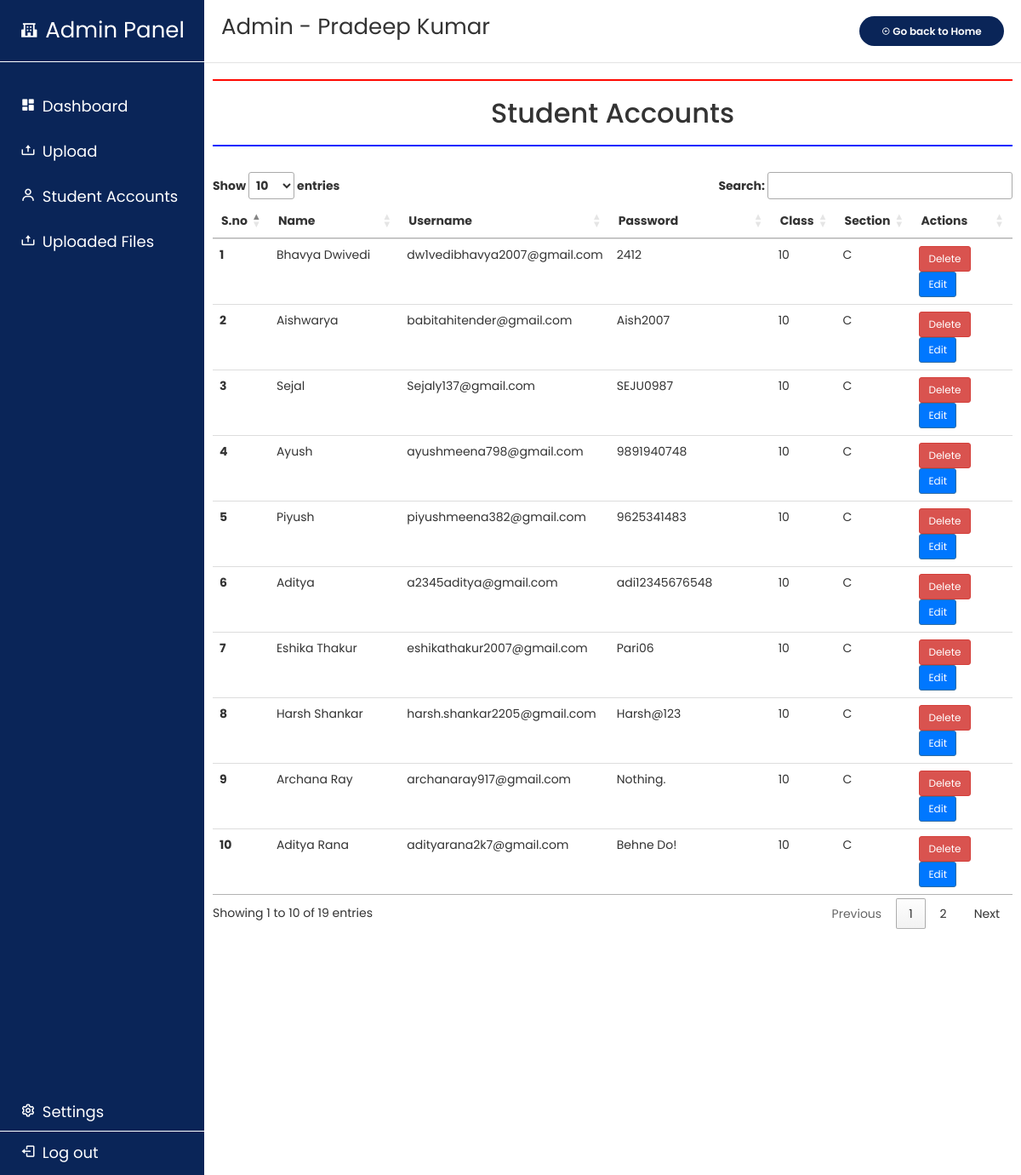
Page /admin/studentacc.php (signed in) on the committed database.
### tables this page shows
CREATE TABLE `idpass` (
  `s.no` int(11) NOT NULL,
  `name` text NOT NULL,
  `username` varchar(50) NOT NULL,
  `password` varchar(50) NOT NULL,
  `role_as` int(11) NOT NULL DEFAULT 0,
  `date` datetime NOT NULL,
  `class` int(11) NOT NULL,
  `section` text NOT NULL
);

### includes/functions.php (called while the page is built, shortened)
<?php
    function login(){
      $login = false;
      if(isset($_SESSION['name'])){
        $login = true;
      }
      return $login;
    }

### admin/studentacc.php (the view, shortened to what this page needs)
<?php
include("../includes/functions.php");
include("../database/logindb/database.php");
if(login()==true){
  if($_SESSION['role'] >= 0){
?>
<!DOCTYPE html>
<html lang="en">
  <link href='https://unpkg.com/boxicons@2.0.7/css/boxicons.min.css' rel='stylesheet'>
  <link rel="stylesheet" href="./css/studentacc.css?v=<?php echo time(); ?>">
  <link rel="stylesheet" href="//cdn.datatables.net/1.13.1/css/jquery.dataTables.min.css">
  <link rel="stylesheet" href="https://maxcdn.bootstrapcdn.com/bootstrap/3.4.1/css/bootstrap.min.css">
<body>
    <section class="content_box">
        <div class="sidebar">
            <div class="logo-details">
                <i class='bx bxs-school'></i>
                <span class="logo_name">Admin Panel</span>
            </div>
            <ul class="nav_links">
                <li>
                    <a href="#"><i class='bx bxs-dashboard'></i>
                        <span class="links_name">Dashboard</span>
                    </a>
                </li>
                <li>
                    <a href="./admin.php">
                        <i class='bx bx-upload'></i>
                        <span class="links_name">Upload</span>
                    </a>
                </li>
                <li>
                    <a href="#">
                        <i class='bx bx-user'></i>
                        <span class="links_name">Student Accounts</span>
                    </a>
                </li>
                <li>
                    <a href="./uploadedfiles.php">
                        <i class='bx bx-upload'></i>
                        <span class="links_name">Uploaded Files</span>
                    </a>
                </li>
            </ul>
            <div class="bottom">
                <li class="settings">
                    <a href="/settings.html">
                        <i class='bx bx-cog'></i>
                        <span class="links_name">Settings</span>
                    </a>
                </li>
                <li class="log_out">
                    <a href="../logout.php">
                        <i class='bx bx-log-out'></i>
                        <span class="links_name">Log out</span>
                    </a>
                </li>
            </div>
        </div>
        <div class="n">
            <div class="nav1">
                <nav>
                    <div class="admin"><p>Admin - <?php echo $_SESSION['name']; ?></p></div>
                </nav>
                <div class="back_to_home">
                    <button class="back_btn" onclick="window.location.href='../index.php'" >
                      <i class='bx bx-left-arrow-circle '></i> Go back to Home
                    </button>
                </div>
            </div>
<div class="data">
<div class="studenttext">
    <h1 class="h1">Student Accounts</h1>
</div>
    <div class="datatable">
    <table class="table" id="myTable">
    <thead>
        <tr>
            <th scope="col">S.no</th>
            <th scope="col">Name</th>
            <th scope="col">Username</th>
            <th scope="col">Password</th>
            <th scope="col">Class</th>
            <th scope="col">Section</th>
            <th scope="col">Actions</th>
        </tr>
    </thead>
    <tbody>
        <?php
        $sql = "SELECT * FROM `idpass` WHERE `class`=10 AND `role_as`=0;";
        $result = mysqli_query($con, $sql);
        $sno = 0;
        while ($row = mysqli_fetch_assoc($result)) {
            $sno = $sno + 1;
            echo "<tr>
            <th scope='row'>" . $sno . "</th>
            <td class='td'>" . $row['name'] . "</td>
            <td class='td'>" . $row['username'] . "</td>
            <td class='td'>" . $row['password'] . "</td>
            <td class='td'>" . $row['class'] . "</td>
            <td class='td'>" . $row['section'] . "</td>
            <td class='td'> <button data-toggle='modal' data-target='#editModal' class=' btn btn-sm btn-danger' id=" .$row['s.no']. ">Delete</button> <button data-toggle='modal' data-target='#editModal' class='edit btn btn-sm btn-primary' id=" .$row['s.no']. ">Edit</button> </td>
            </tr>";
        }
        ?>
        </tbody>
        </table>
    </div>
    </div>
    </section>
</body>
</html>
<?php
}else{
  echo "Access Denied ";
  ?>
  <button onclick="window.location.href='../login/login.php'">Login!</button>
  <?php
 }
?>
<?php
}else{
  echo "You Need To Be Logged In ";
  ?>
  <button onclick="window.location.href='../login/login.php'">Login!</button>
  <?php
}
?>

### admin/css/studentacc.css (style rules this page uses)
* { margin: 0; padding: 0; box-sizing: border-box; font-family: 'Poppins', sans-serif; }
.content_box { width: 100%; height: 100vh; display: flex; overflow: hidden; }
.nav_links li { list-style: none; }
.nav_links li a { text-decoration: none; }
.sidebar { width: 20%; height: 100vh; background-color: #0A2558; ; }
.sidebar .logo-details { display: flex; height: 73px; width: 100%; border-bottom: 1px solid white; align-items: center; justify-content: center; color: white; }
.logo_name { font-size: 26px; }
.logo-details i { font-size: 22px; margin-right: 8px; }
.nav_links { height: fit-content; position: relative; top: 30px; }
.nav_links li a { color: white; margin: 15px; padding-top: 15px; font-size: 18px; transition: all 0.4s ease; }
.nav_links i { margin-right: 3px; }
.nav_links li { padding: 9px; height: 45px; margin-bottom: 8px; cursor: pointer; }
.bottom { position: absolute; width: 20%; bottom: 0; }
.bottom li { padding: 9px; height: 45px; margin-bottom: 3px; list-style: none; cursor: pointer; }
.bottom li.settings { border-bottom: 1px solid white; }
.bottom li a { color: white; margin: 15px; padding-top: 15px; font-size: 18px; transition: all 0.4s ease; text-decoration: none; }
.bottom li i { margin-right: 3px; }
.n { width: 80%; overflow-y: scroll; height: 100%; }
.nav1 { display: flex; justify-content: space-between; height: 73px; background: #fff; align-items: center; position: sticky; padding: 0 20px; box-shadow: 0 1px 1px rgba(0, 0, 0, 0.1); }
.nav1 .admin p { font-size: 26px; }
.back_btn { color: #fff; background: #0A2558; border-radius: 48px; width: 170px; font-family: var(--lato); font-weight: 550; font-size: 12px; padding: 9px; border: none; }
.back_btn i { font-size: 10px; }
.datatable { margin: 10px; padding-top: 10px; padding-bottom: 10px; }
div.data { height: 100%; }
.studenttext { text-align: center; margin: 20px 10px; border-top: 2px solid rgb(255, 8, 0); border-bottom: 2px solid rgb(0, 38, 255); }
.studenttext h1.h1 { font-size: 32px; margin-top: 20px; margin-bottom: 20px; }
.btn.edit { background-color: rgb(0, 119, 255); }

### rows in the picture
idpass: name "Bhavya Dwivedi", username "dw1vedibhavya2007@gmail.com", password "2412", class "10", section "C"
idpass: name "Aishwarya", username "babitahitender@gmail.com", password "Aish2007", class "10", section "C"
idpass: name "Sejal", username "Sejaly137@gmail.com", password "SEJU0987", class "10", section "C"
idpass: name "Ayush", username "ayushmeena798@gmail.com", password "9891940748", class "10", section "C"
idpass: name "Piyush", username "piyushmeena382@gmail.com", password "9625341483", class "10", section "C"
idpass: name "Aditya", username "a2345aditya@gmail.com", password "adi12345676548", class "10", section "C"
idpass: name "Eshika Thakur", username "eshikathakur2007@gmail.com", password "Pari06", class "10", section "C"
idpass: name "Harsh Shankar", username "harsh.shankar2205@gmail.com", password "Harsh@123", class "10", section "C"
idpass: name "Archana Ray", username "archanaray917@gmail.com", password "Nothing.", class "10", section "C"
idpass: name "Aditya Rana", username "adityarana2k7@gmail.com", password "Behne Do!", class "10", section "C"

### other values in the picture
$_SESSION['name'] "Pradeep Kumar"
